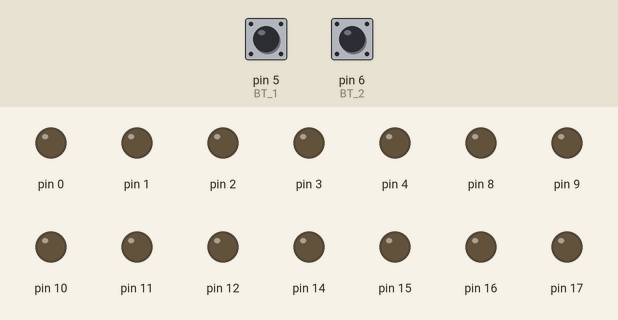
A sketch run on a simulated Arduino Uno, built with avr-gcc and run on an emulated ATmega328P. On the bench: output pins drawn as LEDs (lit = HIGH). Dashed ring = blinking. The inputs (shaded band) are chosen by the test bench; at power-on: pin 5 (BT_1) HIGH, pin 6 (BT_2) HIGH.

Above: at 1.2 s.
1.3 s: pin 5 (BT_1) pulled LOW for 3.2 s
At 5.2 s:
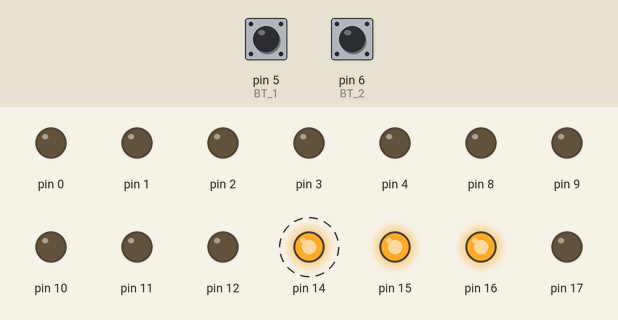
6.0 s: pin 5 (BT_1) pulled LOW for 0.15 s
At 7.7 s:
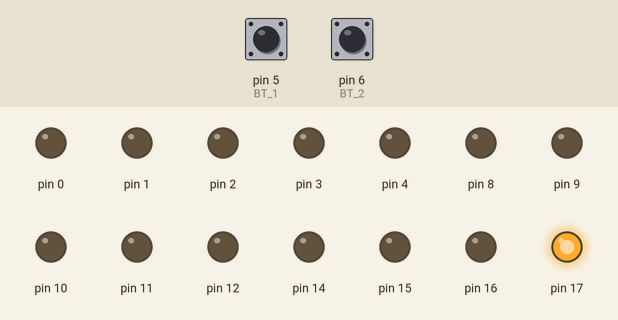
8.0 s: pin 5 (BT_1) pulled LOW for 1 s
At 9.6 s:
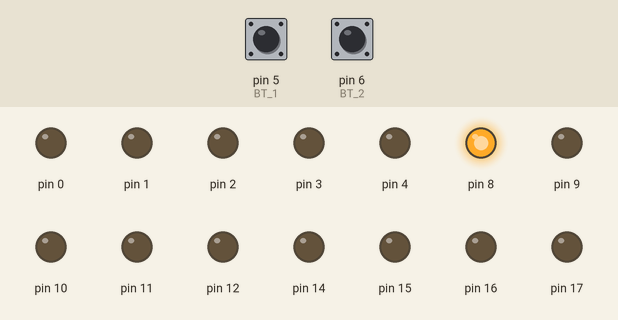
10.5 s: pin 5 (BT_1) pulled LOW for 0.15 s
At 12.2 s:
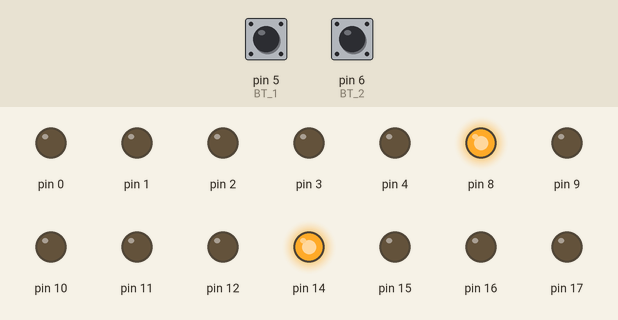
12.5 s: pin 5 (BT_1) pulled LOW for 0.15 s
At 13.8 s:
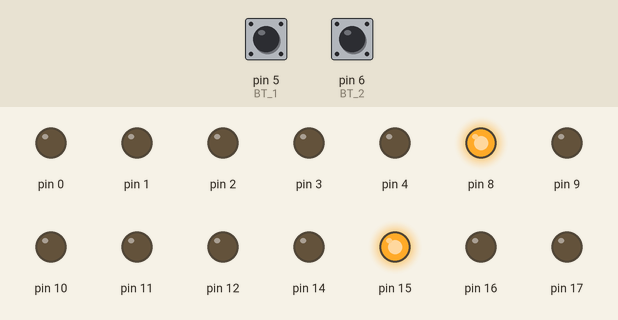
14.5 s: pin 5 (BT_1) pulled LOW for 1 s
At 16.9 s:
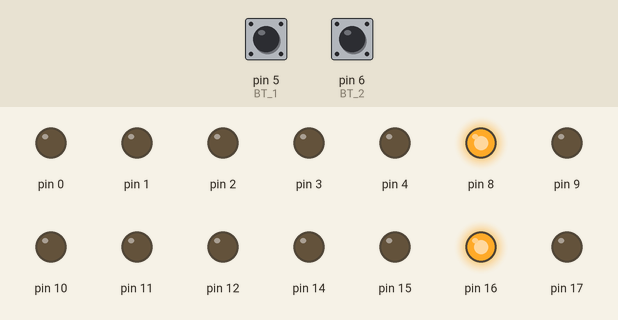
Timing chart, 0 to 18.0 s (numbered marks = the images above; inputs shaded):
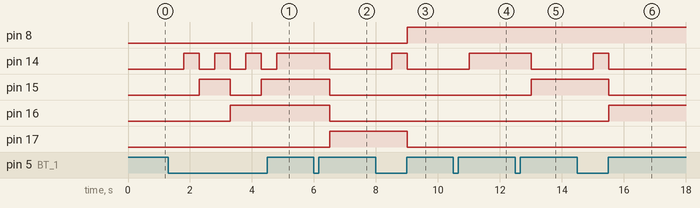

Measured:
- after the input at 1.3 s, pin 14: alternates HIGH for 0.50 s and LOW for 0.50 s, 7 changes in all, then stays HIGH, starting after 0.50 s; pin 15: LOW → HIGH after 1.0 s, → LOW 1.0 s later, → HIGH 1.0 s later; pin 16: LOW → HIGH after 2.0 s
- after the input at 6.0 s, pin 14–16: HIGH → LOW after 0.50 s; pin 17: LOW → HIGH after 0.50 s
- after the input at 8.0 s, pin 8: LOW → HIGH after 1.0 s; pin 14: LOW → HIGH after 0.50 s, → LOW 0.50 s later; pin 17: HIGH → LOW after 1.0 s
- after the input at 10.5 s, pin 14: LOW → HIGH after 0.50 s
- after the input at 12.5 s, pin 14: HIGH → LOW after 0.50 s; pin 15: LOW → HIGH after 0.50 s
- after the input at 14.5 s, pin 14: LOW → HIGH after 0.50 s, → LOW 0.50 s later; pin 15: HIGH → LOW after 1.0 s; pin 16: LOW → HIGH after 1.0 s

The sketch:

LedPanel.ino
```cpp
int BT_1 = 5;
int BT_2 = 6;

int cont = 0;

int uni;
int dec;
int cen;

void setup()
{
  pinMode(BT_1, INPUT_PULLUP);
  pinMode(BT_2, INPUT_PULLUP);

  DDRB = B111111;
  DDRC = B111111;
  DDRD = B00011111;

}
void loop (){

  uni = cont % 10;
  dec = (cont/10)%10;
  cen = (cont/100)%10;

  PORTC = uni;
  PORTB = dec;
  PORTD = (1<<PD7) | (1<<PD6) | (1<<PD5) | cen;

  if (digitalRead(BT_1) == 0){
    cont++;
    delay(500);
  }

  if (digitalRead(BT_2) == 0){
    cont--;
    delay(500);
  }
}
```
